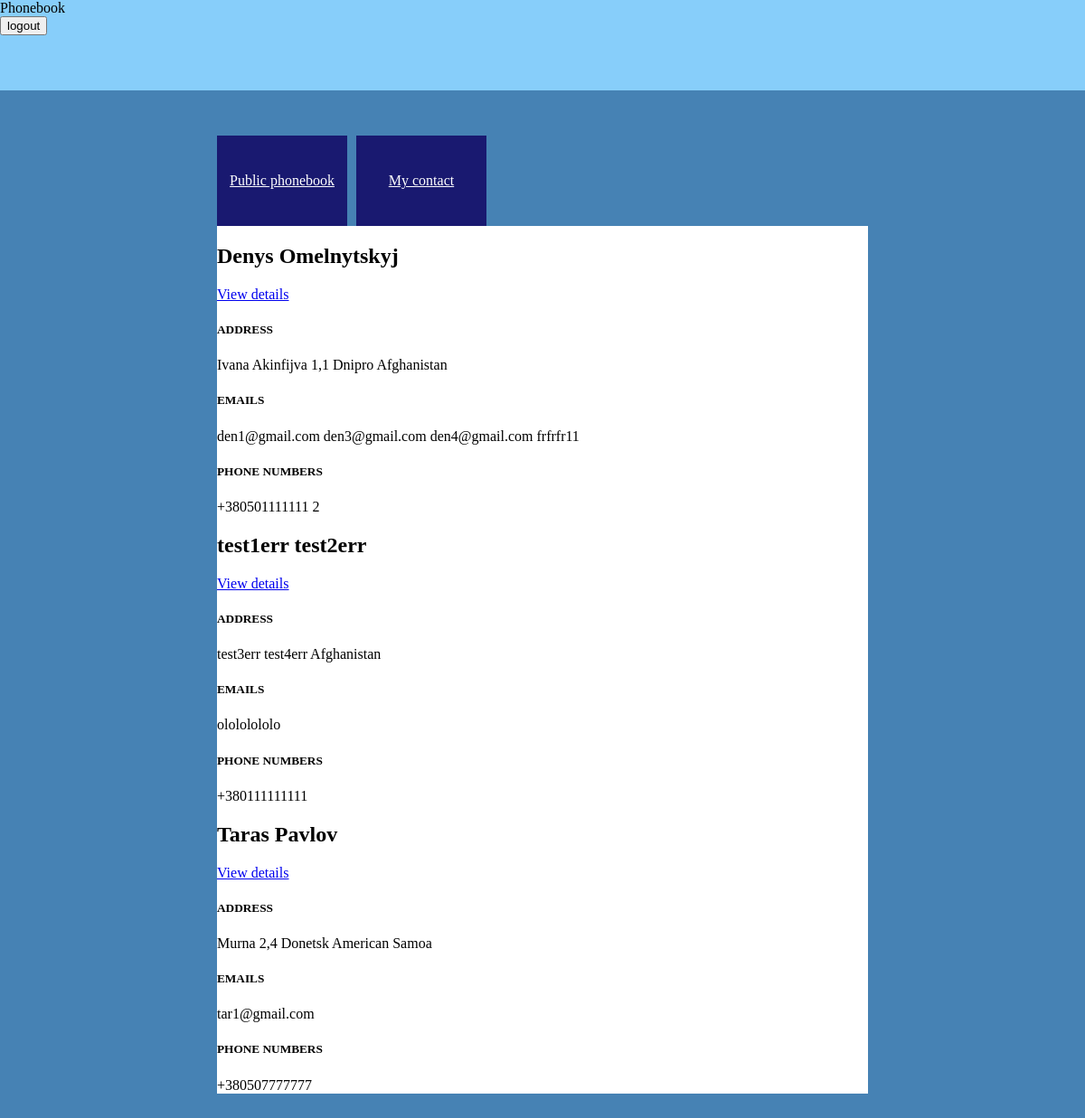
The page / (signed in) on the database its author committed.
### tables this page shows
CREATE TABLE `contacts` (
  `id` int(10) UNSIGNED NOT NULL,
  `name` varchar(255) NOT NULL,
  `surname` varchar(255) NOT NULL,
  `address` varchar(255) NOT NULL,
  `city` varchar(255) NOT NULL,
  `country_id` int(10) UNSIGNED NOT NULL,
  `publish` enum('yes','no') NOT NULL
);

CREATE TABLE `countries` (
  `id` int(10) UNSIGNED NOT NULL,
  `name` varchar(255) NOT NULL
);

CREATE TABLE `emails` (
  `id` int(10) UNSIGNED NOT NULL,
  `email` varchar(255) NOT NULL,
  `publish` enum('yes','no') NOT NULL,
  `contact_id` int(10) UNSIGNED NOT NULL
);

CREATE TABLE `phones` (
  `id` int(10) UNSIGNED NOT NULL,
  `phone` varchar(255) NOT NULL,
  `publish` enum('yes','no') NOT NULL,
  `contact_id` int(10) UNSIGNED NOT NULL
);

### app/core/View.php (called while the page is built, shortened)
<?php
class View{
    public $template;
    public function __construct(){
        $this->template = 'template_main_view';
    }
    public function render(){
        include_once 'app/views/'.$this->template.'.php';
    }
}

### app/controllers/MainController.php (called while the page is built, shortened)
<?php
class MainController extends Controller{
    public function action_index(){
            $this->model = new MainModel();
            $this->view->contacts = $this->model->getContacts();
            $this->view->emails = $this->model->getEmails();
            $this->view->phones = $this->model->getPhones();
            $this->view->page = 'page_main_index_view';
            $this->view->render();
    }
}

### app/bootstrap.php (called while the page is built, shortened)
<?php
    include_once 'core/View.php';
    include_once 'core/Model.php';
    router::init();

### index.php (called while the page is built)
<?php
include_once 'app/bootstrap.php';

### app/core/Model.php (called while the page is built, shortened)
<?php
class Model{
    public function __construct(){
        $this->db = new mysqli(DB_HOST, DB_USER, DB_PASS, DB_NAME);
    }
}

### app/models/MainModel.php (called while the page is built, shortened)
<?php
class MainModel extends Model{
    public function getContacts(){
        if($this->db->connect_errno===0){
            $query = 'select contacts.id, contacts.name, contacts.surname, contacts.address, contacts.city, contacts.publish , countries.name as country from contacts left outer join countries on contacts.country_id = countries.id';
            $res = $this->db->query($query);
            if($res){
                return $res->fetch_all(MYSQLI_ASSOC);
            } else{
                return false;
            }
        }
    }
    public function getEmails(){
        if($this->db->connect_errno===0){
            $query = 'select emails.contact_id, emails.email from emails where emails.publish = "yes"';
            $res = $this->db->query($query);
            if($res){
                return $res->fetch_all(MYSQLI_ASSOC);
            } else{
                return false;
            }
        }
    }
    public function getPhones(){
        if($this->db->connect_errno===0){
            $query = 'select phones.contact_id, phones.phone from phones where phones.publish = "yes"';
            $res = $this->db->query($query);
            if($res){
                return $res->fetch_all(MYSQLI_ASSOC);
            } else{
                return false;
            }
        }
    }
}

### app/views/page_main_index_view.php (the view, shortened to what this page needs)
<header>Phonebook
    <?php if($_SESSION['login']){ ?>
    <form method="post">
        <input type="submit" value="logout">
    </form>
    <?php } ?>
</header>
<div class="container">
<nav>
    <ul>
        <li><a href="/main/index">Public phonebook</a></li>
        <li>
            <?php if(!$_SESSION['login']){ ?>
            <a href="/main/login">Login</a>
            <?php } else{ ?>
            <a href="/main/mycontact">My contact</a>
            <?php } ?>
        </li>
    </ul>
</nav>
<div class="content">
    <?php foreach($this->contacts as $contact){
        if($contact['publish'] === 'no'){
            continue;
        }
    ?>
        <h2><?= $contact['name'].' '.$contact['surname']?></h2>
        <a href="#">View details</a>
        <div class="address">
            <h5>ADDRESS</h5>
            <span><?= $contact['address'] ?></span>
            <span><?= $contact['city'] ?></span>
            <span><?= $contact['country'] ?></span>
        </div>
        <div class="emails">
        <h5>EMAILS</h5>
        <?php foreach($this->emails as $email){
            if($contact['id'] == $email['contact_id']){ ?>
                <span><?= $email['email'] ?></span>
            <?php } ?>
        <?php } ?>
        </div>
        <div class="phones">
        <h5>PHONE NUMBERS</h5>
        <?php foreach($this->phones as $phone){
            if($contact['id'] == $phone['contact_id']){ ?>
                <span><?= $phone['phone'] ?></span>
            <?php } ?>
        <?php } ?>
        </div>
    <?php } ?>
</div>
</div>

### css/main.css (style rules this page uses)
body { margin: 0; }
ul { list-style: none; }
header { background: lightskyblue; }
.container { padding: 50px 20%; display: grid; grid-template-rows: 100px 1fr; grid-template-columns: 1fr; justify-content: center; background: steelblue; }
.content { background: white; }
nav ul { padding: 0; margin: 0; height: 100%; display: grid; grid-template-rows: 1fr; grid-template-columns: 20% 20%; grid-column-gap: 10px; }
nav ul>li>a { display: grid; align-content: center; justify-content: center; background: midnightblue; color:white; height: 100%; }

### rows shown on the page
contacts: name "Denys", surname "Omelnytskyj", address "Ivana Akinfijva 1,1", city "Dnipro", country.name "Afghanistan"
emails: email "den1@gmail.com"
emails: email "den3@gmail.com"
emails: email "den4@gmail.com"
emails: email "frfrfr11"
phones: phone "+380501111111"
phones: phone "2"
contacts: name "test1err", surname "test2err", address "test3err", city "test4err", country.name "Afghanistan"
emails: email "olololololo"
phones: phone "+380111111111"
contacts: name "Taras", surname "Pavlov", address "Murna 2,4", city "Donetsk", country.name "American Samoa"
emails: email "tar1@gmail.com"
phones: phone "+380507777777"
